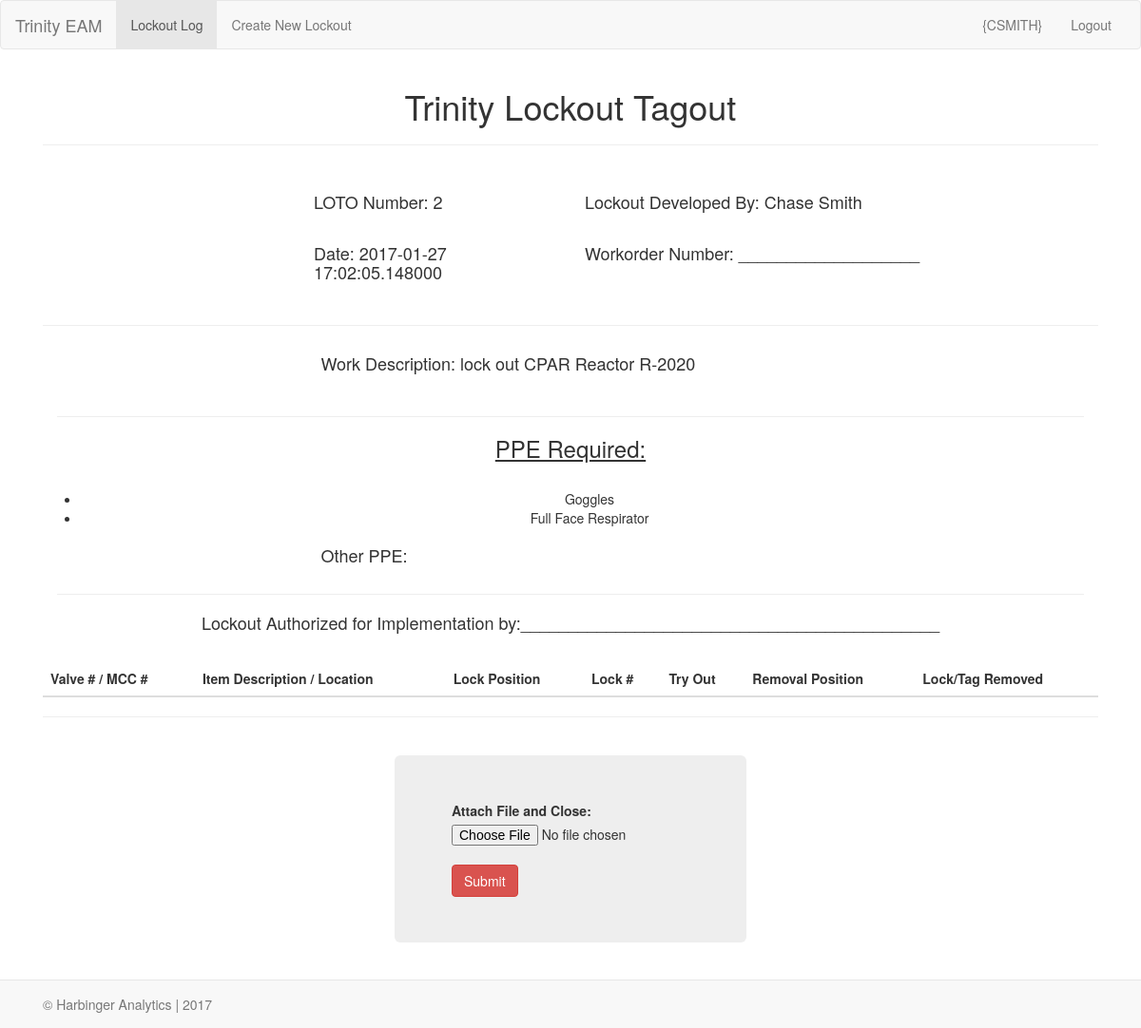
The app's page /lockout/2, older data.
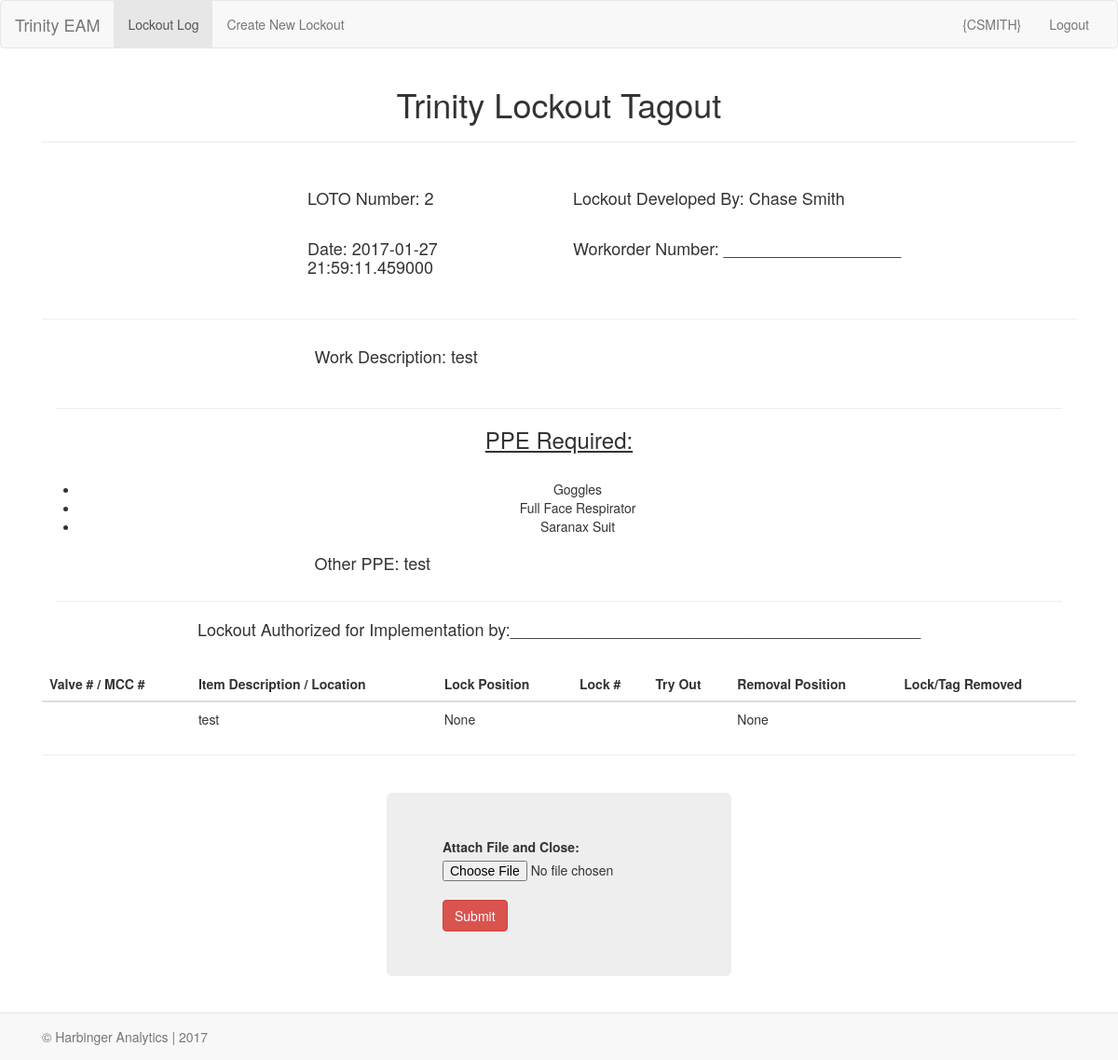
The same page, newer data.
### models.py (models this page shows, shortened)
class Lockout(db.Model):
    __tablename__="lockout"
    id=db.Column(db.Integer, primary_key=True)
    description=db.Column(db.String(200), nullable=False)
    lockout_author = db.relationship('User', backref=db.backref('lockout_author', lazy='dynamic'))
    user_id=db.Column('user_id', db.Integer, db.ForeignKey('user.id'))
    filename=db.Column(db.String(300), nullable=True)
    status=db.Column(db.Boolean(), default=True)
    goggles=db.Column(db.Boolean(), default=False)
    faceshield=db.Column(db.Boolean(),default=False)
    fullface=db.Column(db.Boolean(), default=False)
    dustmask=db.Column(db.Boolean(), default=False)
    leathergloves=db.Column(db.Boolean(), default=False)
    saranax=db.Column(db.Boolean(), default=False)
    nitrilegloves=db.Column(db.Boolean(), default=False)
    chemicalgloves=db.Column(db.Boolean(), default=False)
    chemicalsuit=db.Column(db.Boolean(),default=False)
    tyrex=db.Column(db.Boolean(),default=False)
    rubberboots=db.Column(db.Boolean(),default=False)
    sar=db.Column(db.Boolean(),default=False)
    data=db.Column(db.LargeBinary(),nullable=True,)
    date=db.Column(db.DateTime)
    ppe=db.Column(db.String(50), nullable=True)

class User(db.Model):
    __tablename__="user"
    id=db.Column(db.Integer, primary_key=True)
    username=db.Column(db.String(20), unique=True)
    first_name=db.Column(db.String(20), nullable=False)
    last_name=db.Column(db.String(20), nullable=False)
    position=db.Column(db.String(50), nullable=False)

class Lockout_Line(db.Model):
    __tablename__="lockout_line"
    id=db.Column(db.Integer, primary_key=True)
    valve_number=db.Column(db.String(10), nullable=False)
    description=db.Column(db.String(50), nullable=True)
    lock_position=db.Column(db.String(10), nullable=False)
    removal_position=db.Column(db.String(10), nullable=False)
    lockout=db.relationship('Lockout', backref=db.backref('lockout', lazy='dynamic'))
    lockout_id=db.Column('lockout_id', db.Integer, db.ForeignKey('lockout.id'))

### app.py (the view)
@app.route('/lockout/<int:this_lockout_id>', methods=['POST', 'GET'])
def this_lockout(this_lockout_id):
    this_lockout=db.session.query(Lockout).filter_by(id=this_lockout_id).first()
    lockout_line=db.session.query(Lockout_Line).filter_by(lockout_id=this_lockout.id).all()
    if request.method=='POST':
        files = request.files['inputFile']
        this_file=db.session.query(Lockout).first()
        this_file.filename=filename=files.filename
        this_file.data=files.read()
        this_lockout.status=False
        db.session.commit()
        return redirect(url_for('index'))
    else:
        return render_template('upload.html', this_lockout=this_lockout, lockout_line=lockout_line)

### templates/upload.html (shortened to what this page needs)
{% extends "base.html" %}
{% import "bootstrap/wtf.html" as wtf %}
{% block content %}
<div class="container-fluid">
  <div class="text-center">
    <h1> Trinity Lockout Tagout </h1>
    <hr>
    <br>
  </div>
  <div class="row">
    <div class="col-xs-3 col-xs-offset-3 form-group">
      <h4> LOTO Number: {{ this_lockout.id }} </h4>
    </div>
    <div class="col-xs-6 form-group">
      <h4>Lockout Developed By: {{ this_lockout.lockout_author.first_name }} {{ this_lockout.lockout_author.last_name }}</h4>
    </div>
    <div class="col-xs-3 col-xs-offset-3 form-group">
      <h4>Date: {{ this_lockout.date }}</h4>
    </div>
    <div class="col-xs-6 form-group">
      <h4>Workorder Number: ___________________</h4>
    </div>
  </div>
    <hr>
  <div class="col-xs-9 col-xs-offset-3 form-group">
    <h4>Work Description: {{ this_lockout.description }}</h4>
  </div>
  <div class="col-xs-12">
    <hr>
  </div>
  <div class="text-center">
    <h3><u> PPE Required: </u></h3>
    <br>
      <ul>
        {% if this_lockout.goggles == True %}
          <li>Goggles</li>
        {% endif %}
        {% if this_lockout.fullface == True %}
          <li>Full Face Respirator</li>
        {% endif %}
        {% if this_lockout.saranax == True %}
          <li>Saranax Suit</li>
        {% endif %}
      </ul>
    </div>
  <div class="col-xs-9 col-xs-offset-3">
    <h4> Other PPE: {{ this_lockout.ppe }} </h4>
  </div>
  <div class="col-xs-12">
    <hr>
  </div>
  <br>
  <div class="text-center">
    <h4>Lockout Authorized for Implementation by:____________________________________________</h4>
    <br>
  </div>
  <table class="table">
    <thead>
      <tr>
        <th>Valve # / MCC #</th>
        <th>Item Description / Location</th>
        <th>Lock Position</th>
        <th>Lock #</th>
        <th>Try Out</th>
        <th>Removal Position</th>
        <th>Lock/Tag Removed</th>
      </tr>
    </thead>
    <tbody>
  {% for each in lockout_line %}
      <tr>
        <th scope="row">{{ each.valve_number}}</th>
          <td>{{ each.description }}</td>
          <td>{{ each.lock_position }}</td>
          <td></td>
          <td></td>
          <td>{{ each.removal_position }}</td>
          <td></td>
      </tr>
  {% endfor %}
    </tbody>
  </table>
  <hr>
  <br>
  <div class="jumbotron col-xs-4 col-xs-offset-4">
    <form method="POST" enctype=multipart/form-data action="/lockout/{{this_lockout.id}}">
        <label for="attach">Attach File and Close:</label>
        <input  id="attach" type="file" class="file" name="inputFile">
        <br>
        <button  type="submit" class="btn btn-danger">Submit</button>
    </form>
  </div>
</div>
{% endblock %}

### templates/base.html (shortened to what this page needs)
<!DOCTYPE html>
<html>
  <head>
    {% block head %}
    <link href="{{ url_for('static', filename='bootstrap.min.css') }}" rel="stylesheet">
    <link href="{{ url_for('static', filename='style.css') }}" rel="stylesheet">
    {% endblock %}
  </head>
  <body>
  <nav class="navbar navbar-default">
  <div class="container-fluid">
    <div class="navbar-header">
      <a class="navbar-brand" href="/">Trinity EAM</a>
    </div>
    <div class="collapse navbar-collapse">
      <ul class="nav navbar-nav">
        <li class="active"><a href="/">Lockout Log <span class="sr-only">(current)</span></a></li>
        <li><a href="/lockout">Create New Lockout</a></li>
      </ul>
      <ul class="nav navbar-nav navbar-right">
        <li><a href="/user">{CSMITH}</a></li>
        <li><a href="/logout">Logout</a></li>
      </ul>
    </div>
  </div>
</nav>
    <div class="container"   style="margin-bottom: 60px;">
      {% block content %}{% endblock %}
    </div>
    <div class="navbar navbar-default navbar-fixed-bottom" role="navigation"  style="margin-bottom: 0px;" >
    	<div class="container">
    		<p class ="navbar-text"> &copy; Harbinger Analytics | 2017</p>
    	</div>
    </div>
  </body>
</html>

### static/style.css (style rules this page uses)
hr { background-color: blue; }

Row changes from the older to the newer data that the page shows:
changed Lockout id 2: date "2017-01-27 17:02:05.148000" → "2017-01-27 21:59:11.459000"; description "lock out CPAR Reactor R-2020" → "test"; saranax False → True (drawn); ppe (not shown) → "test"
added Lockout_Line: description "test", lock_position "None", removal_position "None"
Text that changed along with them:
text now shown: "Saranax Suit"
